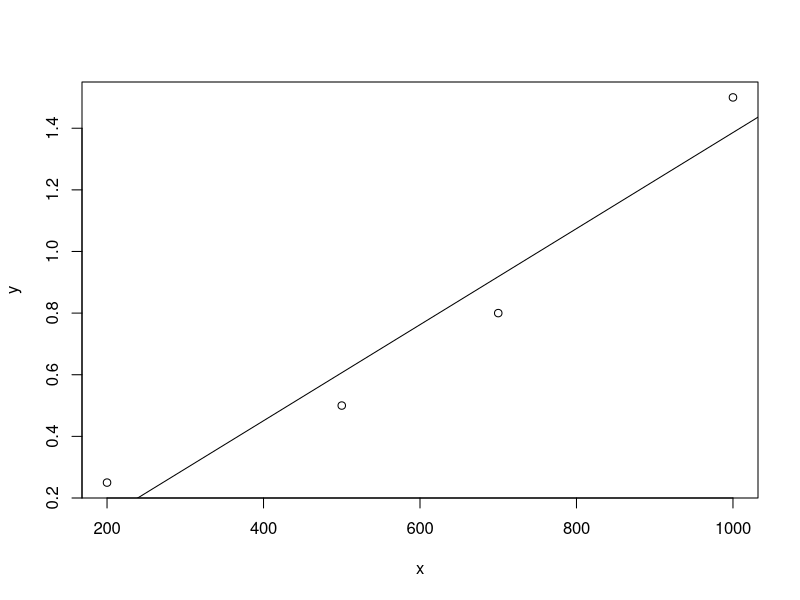

This chart was generated by the following R code:
setwd("C:/Files/Academics/VIT/Lab/EDA/19BCE1560/Lab1")

x<-c(200,500,700,1000)
y<-c(0.25,0.5,0.8,1.5)

data_set=data.frame(x,y)
data_set

View(data_set)

str(data_set)

names(data_set)

plot(x,y)

LR_result<-lm(y~x)
LR_result

summary(LR_result)

abline(LR_result)


x=data.frame(x=c(1200))
R<-predict(LR_result,x)
R
summary(R)

#x=data.frame(x=c(6,7,8))
#R1<-predict(LR_result,x)
#R1
#summary(R1)